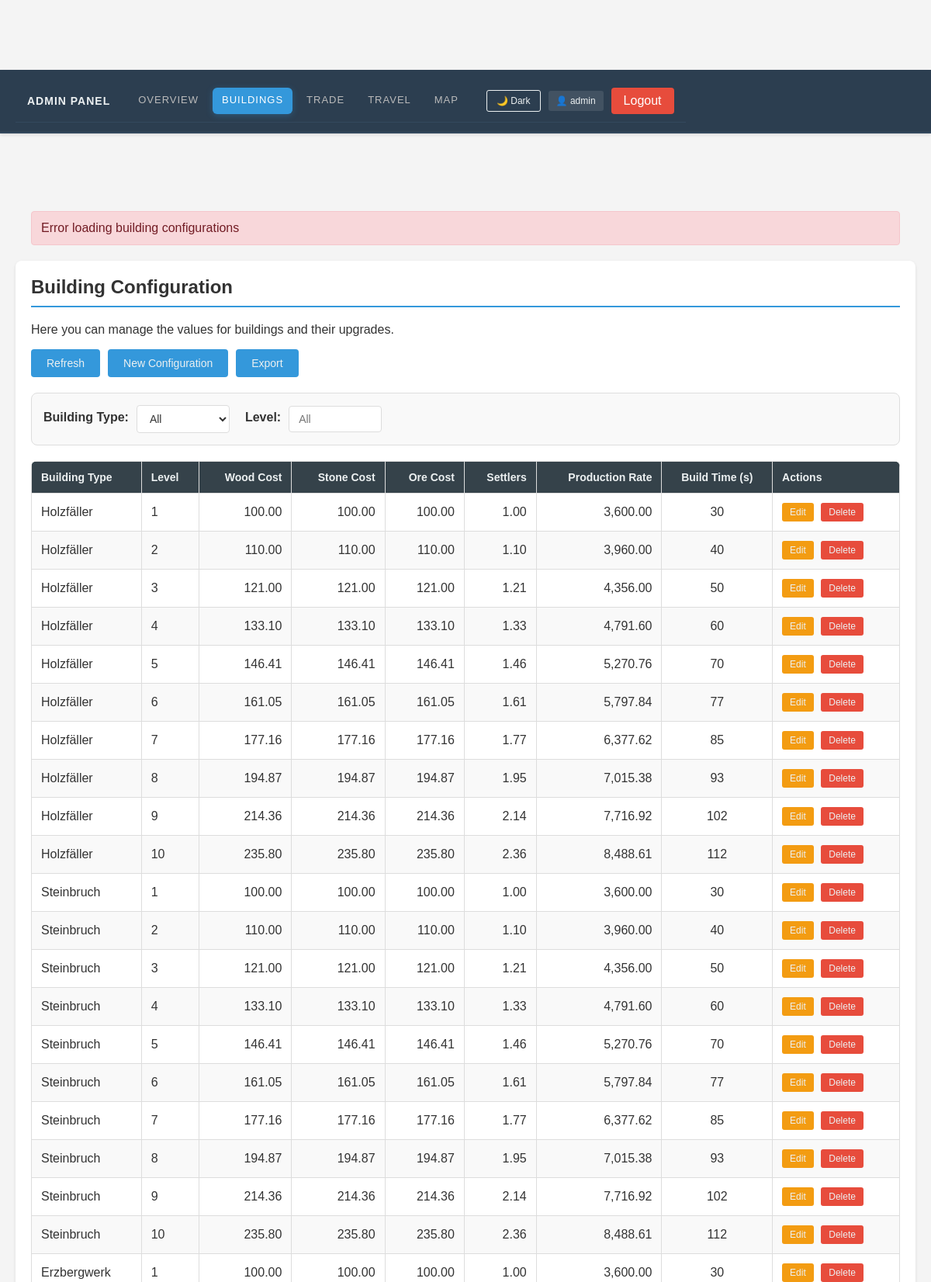
Screenshot of /php/admin-buildings.php (signed in, upper part) with the database file from the repository.
### tables this page shows
CREATE TABLE BuildingConfig (
    buildingType ENUM('Holzfäller', 'Steinbruch', 'Erzbergwerk', 'Lager', 'Farm', 'Rathaus', 'Markt', 'Kaserne') NOT NULL,
    level INT NOT NULL,
    costWood FLOAT NOT NULL,
    costStone FLOAT NOT NULL,
    costOre FLOAT NOT NULL,
    settlers FLOAT NOT NULL DEFAULT 0.0,
    productionRate FLOAT NOT NULL,
    buildTime INT,
    PRIMARY KEY (buildingType, level)
);

### php/database.php (called while the page is built, shortened)
<?php
require_once __DIR__ . '/database/connection/DatabaseConnection.php';
require_once __DIR__ . '/database/schema/DatabaseSchemaManager.php';
require_once __DIR__ . '/database/procedures/BuildingProcedures.php';
require_once __DIR__ . '/database/repositories/BuildingRepository.php';
class Database implements DatabaseInterface {
    private $buildingRepo;
    private $connectionFailed = false;
    public function __construct() {
        $this->connection = new DatabaseConnection();
        $this->connectionFailed = !$this->connection->isConnected();
        $this->schemaManager = new DatabaseSchemaManager(
            $this->connection->getConnection(),
            $this->connection->getDbName()
        );
        $conn = $this->connection->getConnection();
        $this->buildingRepo = new BuildingRepository($conn, $this->connectionFailed, $this->schemaManager);
        if (!$this->connectionFailed) {
            $this->schemaManager->initializeSchemaIfNeeded();
        }
    }
    public function isConnected() {
        return !$this->connectionFailed;
    }
    public function getAllBuildingConfigs() {
        return $this->buildingRepo->getAllBuildingConfigs();
    }
}
?>

### php/database/connection/DatabaseConnection.php (called while the page is built, shortened)
<?php
class DatabaseConnection {
    private $host;
    private $dbname;
    private $username;
    private $password;
    private $conn;
    private $connectionFailed = false;
    public function __construct() {
        $this->host = $_ENV['DB_HOST'] ?? getenv('DB_HOST') ?: 'localhost';
        $this->dbname = $_ENV['DB_NAME'] ?? getenv('DB_NAME') ?: 'browsergame';
        $this->username = $_ENV['DB_USER'] ?? getenv('DB_USER') ?: 'browsergame';
        $this->password = $_ENV['DB_PASSWORD'] ?? getenv('DB_PASSWORD') ?: 'sicheresPasswort';
    }
    private function connect() {
        $credentialSets = [
            ['user' => $this->username, 'pass' => $this->password],
            ['user' => 'root', 'pass' => 'root'],
            ['user' => 'root', 'pass' => ''],
            ['user' => 'root', 'pass' => 'password'],
            ['user' => 'root', 'pass' => 'admin'],
        ];
        foreach ($credentialSets as $credentials) {
            try {
                $this->conn = new PDO("mysql:host={$this->host};dbname={$this->dbname}", $credentials['user'], $credentials['pass']);
                $this->conn->setAttribute(PDO::ATTR_ERRMODE, PDO::ERRMODE_EXCEPTION);
                $this->username = $credentials['user'];
                $this->password = $credentials['pass'];
                break;
            } catch (PDOException $e) {
                continue;
            }
        }
    }
    public function getConnection() {
        return $this->conn;
    }
    public function isConnected() {
        return !$this->connectionFailed;
    }
    public function getDbName() {
        return $this->dbname;
    }
}
?>

### php/database/schema/DatabaseSchemaManager.php (called while the page is built, shortened)
<?php
class DatabaseSchemaManager {
    private $conn;
    private $dbname;
    public function __construct($connection, $dbname) {
        $this->conn = $connection;
        $this->dbname = $dbname;
    }
    public function initializeSchemaIfNeeded() {
        try {
            $stmt = $this->conn->prepare("SHOW PROCEDURE STATUS WHERE Name = 'UpgradeBuilding' AND Db = ?");
            $stmt->execute([$this->dbname]);
            $procedureExists = $stmt->rowCount() > 0;
            if (!$procedureExists) {
                $stmt = $this->conn->prepare("SHOW PROCEDURE STATUS WHERE Name = 'UpgradeBuilding' AND Db = ?");
                $stmt->execute([$this->dbname]);
                $procedureExists = $stmt->rowCount() > 0;
            }
            $this->ensureEventSchedulerEnabled();
        } catch (PDOException $e) {
            error_log("Error checking database schema: " . $e->getMessage());
        }
    }
    public function ensureEventSchedulerEnabled() {
        try {
            $stmt = $this->conn->prepare("SHOW VARIABLES LIKE 'event_scheduler'");
            $stmt->execute();
            $result = $stmt->fetch(PDO::FETCH_ASSOC);
            try {
                $this->conn->exec("SET GLOBAL event_scheduler = ON");
                return true;
            } catch (PDOException $e) {
                error_log("Cannot enable event scheduler (requires SUPER privilege): " . $e->getMessage());
                error_log("Please manually run as root: mysql -e \"SET GLOBAL event_scheduler = ON;\"");
                $stmt = $this->conn->prepare("SELECT COUNT(*) as count FROM information_schema.EVENTS WHERE EVENT_NAME = 'UpdateResources' AND EVENT_SCHEMA = ?");
                $stmt->execute([$this->dbname]);
                $eventResult = $stmt->fetch(PDO::FETCH_ASSOC);
                if ($eventResult['count'] == 0) {
                    error_log("UpdateResources event not found. Automatic resource generation may not work.");
                    error_log("Please run the database initialization script to create the event.");
                }
                return false;
            }
        } catch (PDOException $e) {
            error_log("Error checking event scheduler status: " . $e->getMessage());
            return false;
        }
    }
    public function applyAllFixes() {
        try {
            return true;
        } catch (Exception $e) {
            error_log("Error in applyAllFixes: " . $e->getMessage());
            return false;
        }
    }
    public function initializeDatabaseSchema() {
        $sqlFile = dirname(__DIR__, 2) . '/sql/database.sql';
        if (!file_exists($sqlFile)) {
            return false;
        }
    }
    public function createEssentialUpgradeBuildingProcedure() {
        require_once __DIR__ . '/../procedures/BuildingProcedures.php';
        $procedureManager = new BuildingProcedures($this->conn);
        return $procedureManager->createUpgradeBuildingProcedure();
    }
}
?>

### php/database/procedures/BuildingProcedures.php (called while the page is built, shortened)
<?php
class BuildingProcedures {
    public function __construct($connection) {
        $this->conn = $connection;
    }
    public function createUpgradeBuildingProcedure() {
        try {
            return true;
        } catch (PDOException $e) {
            error_log("Failed to create essential UpgradeBuilding procedure: " . $e->getMessage());
            return false;
        }
    }
    public function createUpdateQueueProcedure() {
        try {
            return true;
        } catch (PDOException $e) {
            error_log("Failed to create UpdateQueueTimesAfterTownHallUpgrade procedure: " . $e->getMessage());
            return false;
        }
    }
}
?>

### php/database/repositories/BuildingRepository.php (called while the page is built, shortened)
<?php
class BuildingRepository {
    private $conn;
    public function __construct($connection, $connectionFailed = false, $schemaManager = null) {
        $this->conn = $connection;
        $this->connectionFailed = $connectionFailed;
    }
    public function getAllBuildingConfigs() {
        try {
            $sql = "SELECT * FROM BuildingConfig ORDER BY buildingType, level";
            $stmt = $this->conn->prepare($sql);
            $stmt->execute();
            return $stmt->fetchAll(PDO::FETCH_ASSOC);
        } catch (PDOException $e) {
            error_log("Failed to fetch building configs: " . $e->getMessage());
            return [];
        }
    }
}
?>

### php/admin-buildings.php (the view, shortened to what this page needs)
<?php
require_once 'database.php';
$database = new Database();
$buildingConfigs = [];
$databaseError = null;
try {
    if ($database->isConnected()) {
        $buildingConfigs = $database->getAllBuildingConfigs();
    } else {
        $databaseError = "Database connection not available";
    }
} catch (Exception $e) {
    $databaseError = "Database error: " . $e->getMessage();
}
?>
<!DOCTYPE html>
<html lang="en">
<head>
    <link rel="stylesheet" href="../css/main.css">
    <link rel="stylesheet" href="../css/admin.css">
</head>
<body>
    <?php include 'admin-navigation.php'; ?>
    <div class="admin-container">
        <section class="admin-section">
            <h2>Building Configuration</h2>
            <p>Here you can manage the values for buildings and their upgrades.</p>
            <div class="admin-controls">
                <button id="refreshBuildings" class="admin-btn">Refresh</button>
                <button id="createBuildingConfig" class="admin-btn">New Configuration</button>
                <button id="exportConfigs" class="admin-btn">Export</button>
            </div>
            <div class="filter-controls">
                <div class="form-group">
                    <label for="buildingTypeFilter">Building Type:</label>
                    <select id="buildingTypeFilter">
                        <option value="">All</option>
                    </select>
                </div>
                <div class="form-group">
                    <label for="levelFilter">Level:</label>
                    <input type="number" id="levelFilter" min="1" max="50" placeholder="All">
                </div>
            </div>
            <div class="table-container">
                <table id="buildingConfigsTable">
                    <thead>
                        <tr>
                            <th>Building Type</th>
                            <th>Level</th>
                            <th>Wood Cost</th>
                            <th>Stone Cost</th>
                            <th>Ore Cost</th>
                            <th>Settlers</th>
                            <th>Production Rate</th>
                            <th>Build Time (s)</th>
                            <th>Actions</th>
                        </tr>
                    </thead>
                    <tbody id="buildingConfigsTableBody">
                        <?php if (empty($buildingConfigs) && !$databaseError): ?>
                            <tr><td colspan="9">Loading...</td></tr>
                        <?php elseif ($databaseError): ?>
                            <tr><td colspan="9">Data cannot be loaded</td></tr>
                        <?php else: ?>
                            <?php foreach ($buildingConfigs as $config): ?>
                                <tr data-building-type="<?= htmlspecialchars($config['buildingType']) ?>"
                                    data-level="<?= htmlspecialchars($config['level']) ?>">
                                    <td><?= htmlspecialchars($config['buildingType']) ?></td>
                                    <td><?= htmlspecialchars($config['level']) ?></td>
                                    <td><?= number_format($config['costWood'], 2) ?></td>
                                    <td><?= number_format($config['costStone'], 2) ?></td>
                                    <td><?= number_format($config['costOre'], 2) ?></td>
                                    <td><?= number_format($config['settlers'], 2) ?></td>
                                    <td><?= number_format($config['productionRate'], 2) ?></td>
                                    <td><?= htmlspecialchars($config['buildTime']) ?></td>
                                    <td>
                                        <button class="action-btn edit"
                                                onclick="editBuildingConfig('<?= htmlspecialchars($config['buildingType']) ?>', <?= $config['level'] ?>)">
                                            Edit
                                        </button>
                                        <button class="action-btn delete"
                                                onclick="deleteBuildingConfig('<?= htmlspecialchars($config['buildingType']) ?>', <?= $config['level'] ?>)">
                                            Delete
                                        </button>
                                    </td>
                                </tr>
                            <?php endforeach; ?>
                        <?php endif; ?>
                    </tbody>
                </table>
            </div>
        </section>
    </div>
</body>
</html>

### rows the page displays
buildingconfig: buildingType "Holzfäller", level "1", costWood "100.00", costStone "100.00", costOre "100.00", settlers "1.00", productionRate "3,600.00", buildTime "30"
buildingconfig: buildingType "Holzfäller", level "2", costWood "110.00", costStone "110.00", costOre "110.00", settlers "1.10", productionRate "3,960.00", buildTime "40"
buildingconfig: buildingType "Holzfäller", level "3", costWood "121.00", costStone "121.00", costOre "121.00", settlers "1.21", productionRate "4,356.00", buildTime "50"
buildingconfig: buildingType "Holzfäller", level "4", costWood "133.10", costStone "133.10", costOre "133.10", settlers "1.33", productionRate "4,791.60", buildTime "60"
buildingconfig: buildingType "Holzfäller", level "5", costWood "146.41", costStone "146.41", costOre "146.41", settlers "1.46", productionRate "5,270.76", buildTime "70"
buildingconfig: buildingType "Holzfäller", level "6", costWood "161.05", costStone "161.05", costOre "161.05", settlers "1.61", productionRate "5,797.84", buildTime "77"
buildingconfig: buildingType "Holzfäller", level "7", costWood "177.16", costStone "177.16", costOre "177.16", settlers "1.77", productionRate "6,377.62", buildTime "85"
buildingconfig: buildingType "Holzfäller", level "8", costWood "194.87", costStone "194.87", costOre "194.87", settlers "1.95", productionRate "7,015.38", buildTime "93"
buildingconfig: buildingType "Holzfäller", level "9", costWood "214.36", costStone "214.36", costOre "214.36", settlers "2.14", productionRate "7,716.92", buildTime "102"
buildingconfig: buildingType "Holzfäller", level "10", costWood "235.80", costStone "235.80", costOre "235.80", settlers "2.36", productionRate "8,488.61", buildTime "112"
buildingconfig: buildingType "Steinbruch", level "1", costWood "100.00", costStone "100.00", costOre "100.00", settlers "1.00", productionRate "3,600.00", buildTime "30"
buildingconfig: buildingType "Steinbruch", level "2", costWood "110.00", costStone "110.00", costOre "110.00", settlers "1.10", productionRate "3,960.00", buildTime "40"
buildingconfig: buildingType "Steinbruch", level "3", costWood "121.00", costStone "121.00", costOre "121.00", settlers "1.21", productionRate "4,356.00", buildTime "50"
buildingconfig: buildingType "Steinbruch", level "4", costWood "133.10", costStone "133.10", costOre "133.10", settlers "1.33", productionRate "4,791.60", buildTime "60"
buildingconfig: buildingType "Steinbruch", level "5", costWood "146.41", costStone "146.41", costOre "146.41", settlers "1.46", productionRate "5,270.76", buildTime "70"
buildingconfig: buildingType "Steinbruch", level "6", costWood "161.05", costStone "161.05", costOre "161.05", settlers "1.61", productionRate "5,797.84", buildTime "77"
buildingconfig: buildingType "Steinbruch", level "7", costWood "177.16", costStone "177.16", costOre "177.16", settlers "1.77", productionRate "6,377.62", buildTime "85"
buildingconfig: buildingType "Steinbruch", level "8", costWood "194.87", costStone "194.87", costOre "194.87", settlers "1.95", productionRate "7,015.38", buildTime "93"
buildingconfig: buildingType "Steinbruch", level "9", costWood "214.36", costStone "214.36", costOre "214.36", settlers "2.14", productionRate "7,716.92", buildTime "102"
buildingconfig: buildingType "Steinbruch", level "10", costWood "235.80", costStone "235.80", costOre "235.80", settlers "2.36", productionRate "8,488.61", buildTime "112"
buildingconfig: buildingType "Erzbergwerk", level "1", costWood "100.00", costStone "100.00", costOre "100.00", settlers "1.00", productionRate "3,600.00", buildTime "30"

### other values shown
EmojiConfig::getUIEmoji('player') "👤"
